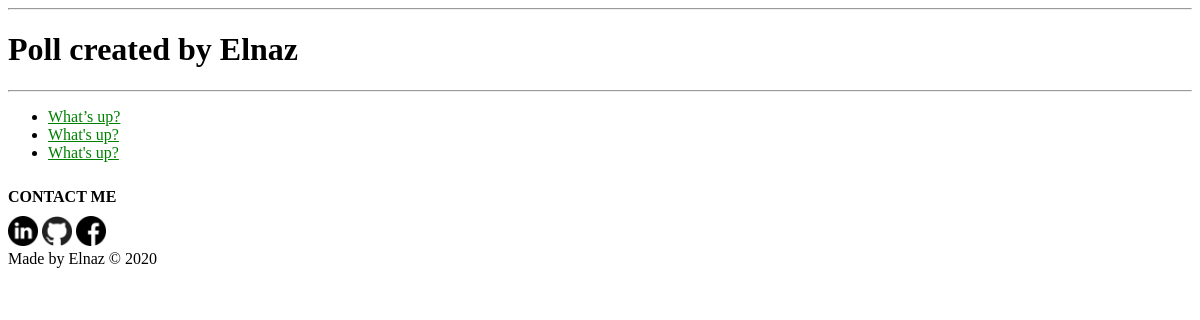
Before: /polls/ with the older database file.
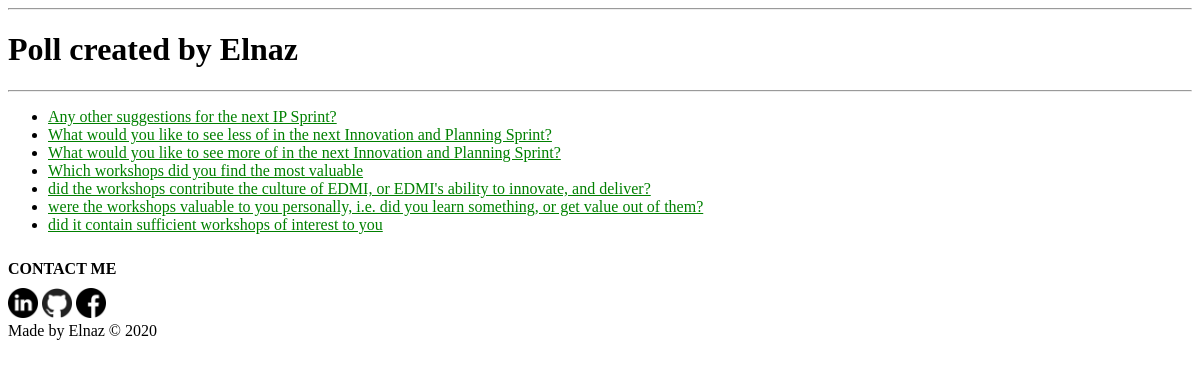
After: the same page with the newer database file.
### polls/models.py (models this page shows, shortened)
class Question(models.Model):
    question_text = models.CharField(max_length =200)
    pub_date = models.DateTimeField('date published')

### polls/views.py (the view)
# urls.py: path('', views.IndexView.as_view(), name='index'),
class IndexView(generic.ListView):
    template_name = 'polls/index.html'
    context_object_name = 'latest_question_list'
    def get_queryset(self):
        return Question.objects.order_by('-pub_date')[:7]

### polls/templates/polls/index.html
{% extends 'polls/base.html' %}
{% block main_content %}
{% if latest_question_list %}
    <ul>
    {% for question in latest_question_list %}
    <li><a href="{% url 'polls:detail' question.id %}">{{ question.question_text }}</a></li>
    {% endfor %}
    </ul>
{% else %}
    <p>No polls are available.</p>
{% endif %}
{% endblock %}

### polls/templates/polls/base.html (shortened to what this page needs)
{% load static %}
<!doctype html>
<html lang="en">
    <head>
        <link rel="stylesheet" type="text/css" href="{% static 'style.css' %}">
    </head>
    <body>
        <hr>
        <header>
            <h1>Poll created by Elnaz</h1>
        </header>
        <hr>
        {% block main_content %}{% endblock %}
        {% include 'polls/footer.html' %}
    </body>
</html>

### polls/templates/polls/footer.html
{% load static %}
<footer>
    <h4>Contact Me</h4>
    <div class = "icon-contact">
        <a  href="https://www.linkedin.com/in/elnaz-karimpour-49a7a877/"><img src="{% static 'polls/images/010-linkedin.png' %}" /> </a>
    </div>
    <div class = "icon-contact">
        <a href="https://github.com/elikrm"><img src="{% static 'polls/images/100-github.png' %}" /> </a>
    </div>
    <div class = "icon-contact">
        <a  href="https://www.facebook.com/elnaz.karimpoor"><img src="{% static 'polls/images/001-facebook.png' %}" /> </a>
    </div>
    <p>Made by Elnaz &copy 2020</p>
</footer>

### polls/static/style.css (style rules this page uses)
li a { color: green; }
body { background: white url("images/background.gif") no-repeat; }
footer { padding: 10px 0; }
footer h4 { text-transform: uppercase; margin: 0px; }
footer p { margin: 0; }
.icon-contact img { max-width: 30px; min-width: 10px; margin-top: 10px; }
.icon-contact { display: inline-flex; flex-direction: row; justify-content: center; }

Changed rows visible on the page:
removed Question: question_text "What’s up?"
removed Question: question_text "What's up?"
removed Question: question_text "What's up?"
added Question: question_text "Any other suggestions for the next IP Sprint?"
added Question: question_text "What would you like to see less of in the next Innovation and Planning Sprint?"
added Question: question_text "What would you like to see more of in the next Innovation and Planning Sprint?"
added Question: question_text "Which workshops did you find the most valuable"
added Question: question_text "did the workshops contribute the culture of EDMI, or EDMI's ability to innovate, and deliver?"
added Question: question_text "were the workshops valuable to you personally, i.e. did you learn something, or get value out of them?"
added Question: question_text "did it contain sufficient workshops of interest to you"
